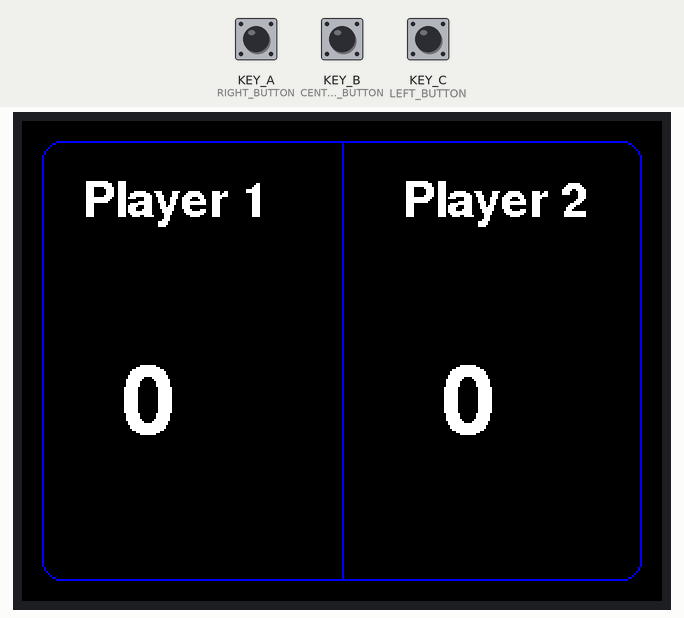
Bench run of a sketch on a simulated Seeed Wio Terminal. On the bench: 320×240 colour display. Inputs (shaded band) come from the test bench; at power-on: KEY_A (RIGHT_BUTTON) HIGH, KEY_C (LEFT_BUTTON) HIGH, KEY_B (CENTER_BUTTON) HIGH.

Above: at 1.4 s.
1.5 s: KEY_A (RIGHT_BUTTON) pulled LOW for 1 s
At 3.5 s:
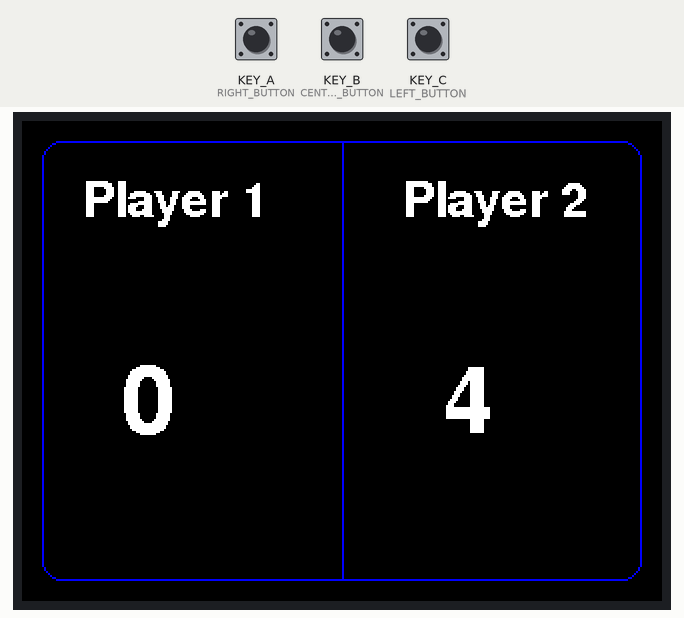
4.0 s: KEY_C (LEFT_BUTTON) pulled LOW for 3.2 s
At 8.3 s:
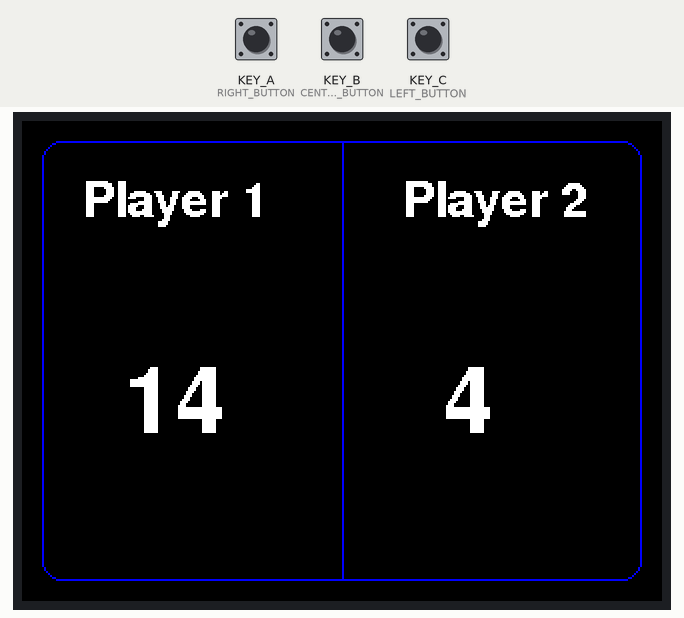
8.7 s: KEY_A (RIGHT_BUTTON) pulled LOW for 0.25 s
At 9.4 s:
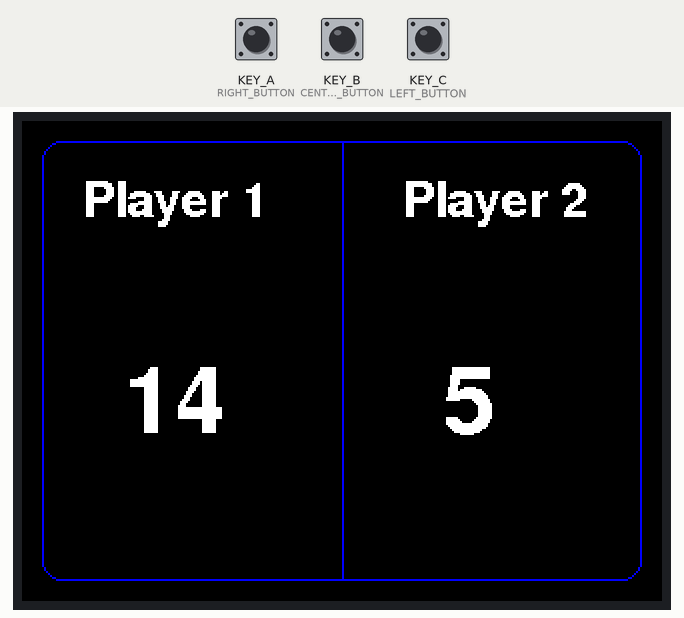
10.4 s: KEY_B (CENTER_BUTTON) pulled LOW for 0.25 s
At 11.7 s:
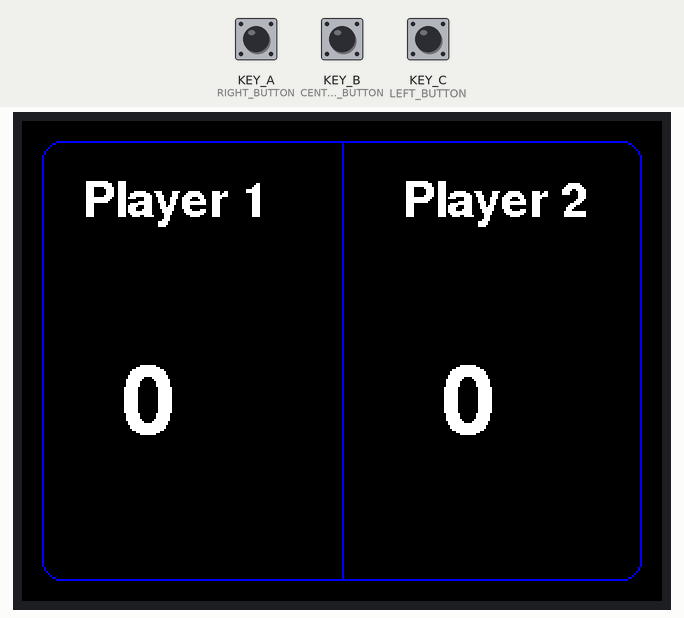
12.1 s: KEY_C (LEFT_BUTTON) pulled LOW for 0.25 s
At 13.5 s:
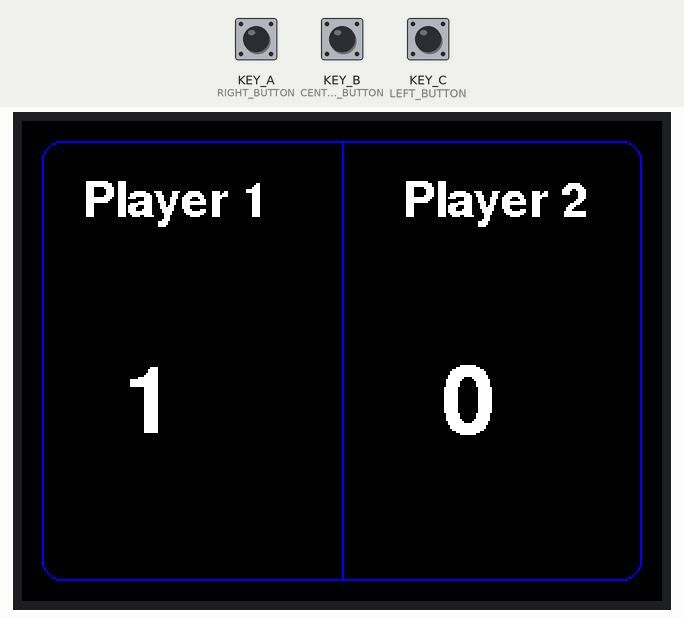
Timing chart, 0 to 14.8 s (numbered marks = the images above; inputs shaded):
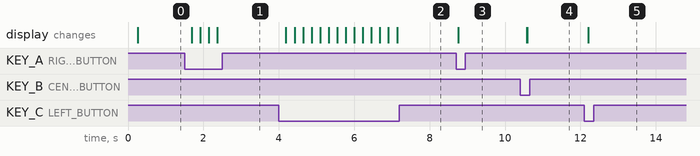

Measured:
- after the input at 1.5 s, the display: first changes after 0.19 s (image 1 shows a later state)
- after the input at 4.0 s, the display: first changes after 0.18 s (image 2 shows a later state)
- after the input at 8.7 s, the display: changes after 0.06 s (image 3)
- after the input at 10.4 s, the display: first changes after 0.18 s (image 4 shows a later state)
- after the input at 12.1 s, the display: changes after 0.10 s (image 5)

The sketch:

score_keeper.ino
```cpp
/* 2-player score keeper
 *  Left button player 1 increase
 *  Right button player 2 increase
 *  Middle button reset to 0
 */
#include "TFT_eSPI.h"

TFT_eSPI tft;
TFT_eSprite spr = TFT_eSprite(&tft);

#define RIGHT_BUTTON WIO_KEY_A
#define CENTER_BUTTON WIO_KEY_B
#define LEFT_BUTTON WIO_KEY_C

static int player_1 = 0;
static int player_2 = 0;

void updateScore() {
  // Blank scores and draw over to avoid a full screen refresh.
  spr.createSprite(110, 40);
  spr.fillSprite(TFT_BLACK);
  spr.setTextColor(TFT_WHITE);
  spr.setFreeFont(&FreeSansBold24pt7b);
  spr.drawString(String(player_1), 20, 0);
  spr.pushSprite(30,120);
  spr.fillSprite(TFT_BLACK);
  spr.drawString(String(player_2), 20, 0);
  spr.pushSprite(190,120);
  spr.deleteSprite();
}

void drawScreen() {
  tft.fillScreen(TFT_BLACK);
  tft.drawRoundRect(10, 10, 300, 220, 10, TFT_BLUE);
  tft.drawFastVLine(160, 10, 220, TFT_BLUE);
  tft.setTextColor(TFT_WHITE);
  tft.setFreeFont(&FreeSansBold12pt7b);
  tft.drawString("Player 1", 30, 30);
  tft.drawString("Player 2", 190, 30);
}

void setup() {
  tft.begin();
  tft.setRotation(3);

  pinMode(RIGHT_BUTTON, INPUT_PULLUP);
  pinMode(CENTER_BUTTON, INPUT_PULLUP);
  pinMode(LEFT_BUTTON, INPUT_PULLUP);

  drawScreen();
  updateScore();
}

void loop() {
   if (digitalRead(RIGHT_BUTTON) == LOW) {
    player_2 ++;
    updateScore();
   }
   else if (digitalRead(CENTER_BUTTON) == LOW) {
    player_1 = player_2 = 0;
    updateScore();
   }
   else if (digitalRead(LEFT_BUTTON) == LOW) {
    player_1 ++;
    updateScore();
   }
   delay(200);
}
```
